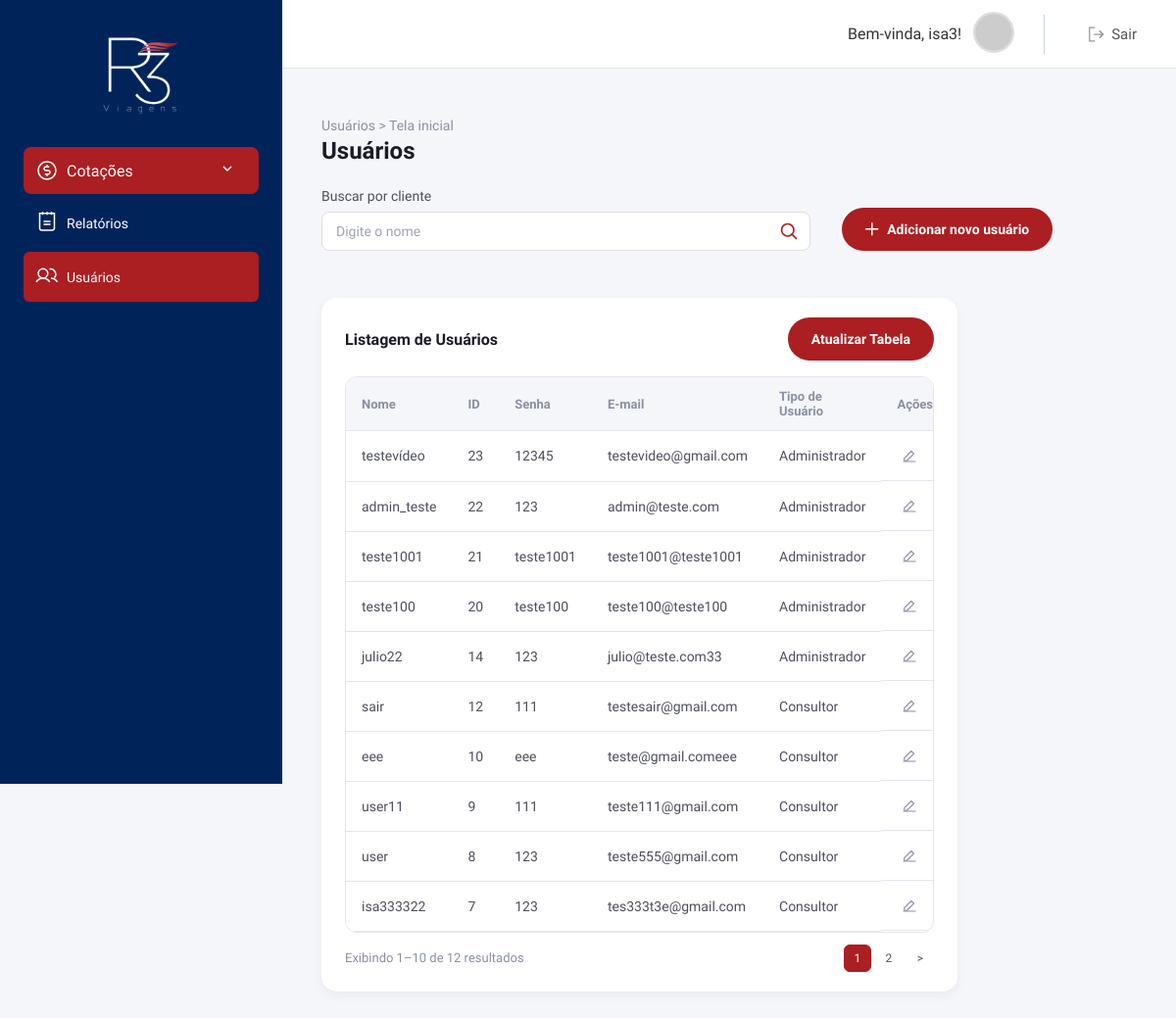
/usuarios (signed in), run on the app's committed database.
### tables this page shows
CREATE TABLE user (
            id INTEGER PRIMARY KEY AUTOINCREMENT,
            full_name TEXT,
            email TEXT,
            user TEXT NOT NULL UNIQUE,
            password TEXT NOT NULL,
            type TEXT NOT NULL
        );

### app.py (the view)
@app.route("/usuarios")
@login_required
def usuarios():
    tipo = session.get("type")
    if tipo != "administrador":
        return "<h3>Somente administradores podem acessar a gestão de usuários.</h3>", 403
    menu = {
        "cotacoes": True,
        "relatorios": True,
        "usuarios": True
    }
    search = request.args.get("q", "").strip()
    try:
        page = int(request.args.get("page", 1))
    except ValueError:
        page = 1
    per_page = 10
    usuarios, total, total_pages = listar_usuarios(
        search if search else None,
        page=page,
        per_page=per_page
    )
    if total > 0:
        display_start = (page - 1) * per_page + 1
        display_end = min(page * per_page, total)
    else:
        display_start = 0
        display_end = 0
    return render_template(
        "users.html",
        menu=menu,
        tipo=tipo,
        usuarios=usuarios,
        page=page,
        total_pages=total_pages,
        total=total,
        display_start=display_start,
        display_end=display_end,
        search=search
    )

### app.py (called while the page is built)
def listar_usuarios(search=None, page=1, per_page=10):
    conn = sqlite3.connect(DB_PATH)
    conn.row_factory = sqlite3.Row
    cursor = conn.cursor()
    where = ""
    params = []
    if search:
        where = "WHERE user LIKE ?"
        params.append(f"%{search}%")
    cursor.execute(f"SELECT COUNT(*) FROM user {where}", params)
    total = cursor.fetchone()[0]
    total_pages = max(1, math.ceil(total / per_page)) if total > 0 else 1
    offset = (page - 1) * per_page
    cursor.execute(
    f"""
    SELECT id, full_name, email, user, password, type
    FROM user
    {where}
    ORDER BY id DESC
    LIMIT ? OFFSET ?
    """,
    params + [per_page, offset]
)
    usuarios = cursor.fetchall()
    conn.close()
    return usuarios, total, total_pages

def login_required(f):
    @wraps(f)
    def decorated_function(*args, **kwargs):
        if "user" not in session:
            return redirect(url_for("index"))
        return f(*args, **kwargs)
    return decorated_function

@app.after_request
def add_no_cache_headers(response):
    response.headers["Cache-Control"] = "no-store, no-cache, must-revalidate, max-age=0"
    response.headers["Pragma"] = "no-cache"
    response.headers["Expires"] = "0"
    return response

### templates/users.html (shortened to what this page needs)
<!DOCTYPE html>
<html lang="pt-br">
<head>
</head>
<body>
    <aside class="sidebar">
        <div class="sidebar-logo">
            <img src="{{ url_for('static', filename='assets/logo_r3.png') }}" alt="Logo R3">
        </div>
        <nav class="sidebar-menu">
            {% if menu.cotacoes %}
            <div class="dropdown" onclick="toggleDropdown()">
                <div class="dropdown-header">
                    <div class="dropdown-header-left">
                        <div class="dropdown-icon">
                        </div>
                        Cotações
                    </div>
                    <div class="dropdown-arrow">
                        <svg width="15" height="10" fill="none">
                            <path d="M1 1l4 4 4-4" stroke="white" stroke-width="1.5"/>
                        </svg>
                    </div>
                </div>
            </div>
            {% endif %}
            {% if menu.relatorios %}
            <a class="menu-item" href="#">
                <div class="menu-icon">
                </div>
                Relatórios
            </a>
            {% endif %}
            {% if menu.usuarios %}
            <a class="menu-item active" href="{{ url_for('usuarios') }}">
                <div class="menu-icon">
                </div>
                Usuários
            </a>
            {% endif %}
        </nav>
    </aside>
    <header class="topbar">
        <div class="topbar-user">
            <span>Bem-vinda, {{ session['user'] }}!</span>
            <a href="{{ url_for('perfil') }}" class="topbar-avatar-link">
                <img src="https://i.pravatar.cc/100?img=47" class="topbar-avatar" alt="Foto do usuário">
            </a>
        </div>
        <a href="{{ url_for('logout') }}" class="topbar-logout">
            Sair
        </a>
    </header>
    <div class="home-container">
        <div class="users-header">
            <div class="users-header-left">
                <div class="breadcrumb">Usuários &gt; Tela inicial</div>
                <h1>Usuários</h1>
            </div>
        </div>
      <div class="users-container">
    <div class="users-filters">
        <form method="get" action="{{ url_for('usuarios') }}" class="search-form">
            <label class="search-label">Buscar por cliente</label>
            <div class="search-input-wrapper">
                <input
                    type="text"
                    name="q"
                    class="search-input"
                    placeholder="Digite o nome"
                    value="{{ search or '' }}"
                >
                <button type="submit" class="search-button" aria-label="Buscar">
                </button>
            </div>
        </form>
        <a href="#" class="btn-add-user">
            <svg xmlns="http://www.w3.org/2000/svg" width="14" height="14" viewBox="0 0 14 14" fill="none">
                <path d="M0.75 6.75H12.75" stroke="white" stroke-width="1.5" stroke-linecap="round" stroke-linejoin="round"/>
                <path d="M6.75 0.75V12.75" stroke="white" stroke-width="1.5" stroke-linecap="round" stroke-linejoin="round"/>
            </svg>
            Adicionar novo usuário
        </a>
    </div>
    <section class="users-card">
        <div class="users-card-header" style="display: flex; justify-content: space-between; align-items: center;">
            <span>Listagem de Usuários</span>
            <button class="btn-add-user" onclick="location.reload()">
                Atualizar Tabela
            </button>
            </div>
        <div class="users-table-wrapper">
            <table class="users-table">
                <thead>
                    <tr>
                        <th>Nome</th>
                        <th>ID</th>
                        <th>Senha</th>
                        <th>E-mail</th>
                        <th>Tipo de Usuário</th>
                        <th>Ações</th>
                    </tr>
                </thead>
                <tbody>
                    {% if usuarios %}
                        {% for u in usuarios %}
                        <tr>
                            <td>{{ u["user"] }}</td>
                            <td>{{ u["id"] }}</td>
                            <td>{{ u["password"] }}</td>
                            <td>{{ u["email"] }}</td>
                            <td>{{ u["type"]|capitalize }}</td>
                            <td class="actions-cell">
                                <button class="icon-button edit"
                                        title="Editar usuário"
                                        data-id="{{ u['id'] }}"
                                        data-name="{{ u['full_name'] }}"
                                        data-email="{{ u['email'] }}"
                                        data-type="{{ u['type'] }}"
                                        data-user="{{ u['user'] }}">
                                    <svg xmlns="http://www.w3.org/2000/svg" fill="none" viewBox="0 0 24 24">
                                        <path d="M4 20H20" stroke="#8A8FA3" stroke-width="1.5" stroke-linecap="round"/>
                                        <path d="M5 15.5L14.5 6L18 9.5L8.5 19H5V15.5Z" stroke="#8A8FA3" stroke-width="1.5" stroke-linejoin="round"/>
                                    </svg>
                                </button>
                            </td>
                        </tr>
                        {% endfor %}
                    {% else %}
                        <tr>
                            <td colspan="6" class="empty-state">
                                Nenhum usuário encontrado.
                            </td>
                        </tr>
                    {% endif %}
                </tbody>
            </table>
        </div>
        <div class="users-footer">
            <span class="results-info">
                {% if total > 0 %}
                    Exibindo {{ display_start }}–{{ display_end }} de {{ total }} resultados
                {% else %}
                    Nenhum resultado para exibir
                {% endif %}
            </span>
            <div class="pagination">
                {% for p in range(1, total_pages + 1) %}
                    {% if p == 1 or p == total_pages or (p >= page-1 and p <= page+1) %}
                        {% if p == page %}
                            <span class="page-link active">{{ p }}</span>
                        {% else %}
                            <a class="page-link" href="{{ url_for('usuarios', page=p, q=search) }}">{{ p }}</a>
                        {% endif %}
                    {% elif p == 2 and page > 3 %}
                        <span class="page-ellipsis">...</span>
                    {% elif p == total_pages-1 and page < total_pages-2 %}
                        <span class="page-ellipsis">...</span>
                    {% endif %}
                {% endfor %}
                {% if page < total_pages %}
                    <a class="page-link" href="{{ url_for('usuarios', page=page+1, q=search) }}">&gt;</a>
                {% endif %}
            </div>
        </div>
    </section>
</div>
</body>
</html>

### data on the page
user: user "testevídeo", id "23", password "12345", email "testevideo@gmail.com", type "Administrador"
user: user "admin_teste", id "22", password "123", email "admin@teste.com", type "Administrador"
user: user "teste1001", id "21", password "teste1001", email "teste1001@teste1001", type "Administrador"
user: user "teste100", id "20", password "teste100", email "teste100@teste100", type "Administrador"
user: user "julio22", id "14", password "123", email "julio@teste.com33", type "Administrador"
user: user "sair", id "12", password "111", email "testesair@gmail.com", type "Consultor"
user: user "eee", id "10", password "eee", email "teste@gmail.comeee", type "Consultor"
user: user "user11", id "9", password "111", email "teste111@gmail.com", type "Consultor"
user: user "user", id "8", password "123", email "teste555@gmail.com", type "Consultor"
user: user "isa333322", id "7", password "123", email "tes333t3e@gmail.com", type "Consultor"

### other printed values
{{ session['user'] }} "isa3"
{{ display_start }} "1"
{{ display_end }} "10"
{{ total }} "12"
{{ p }} "1"
{{ p }} "2"
